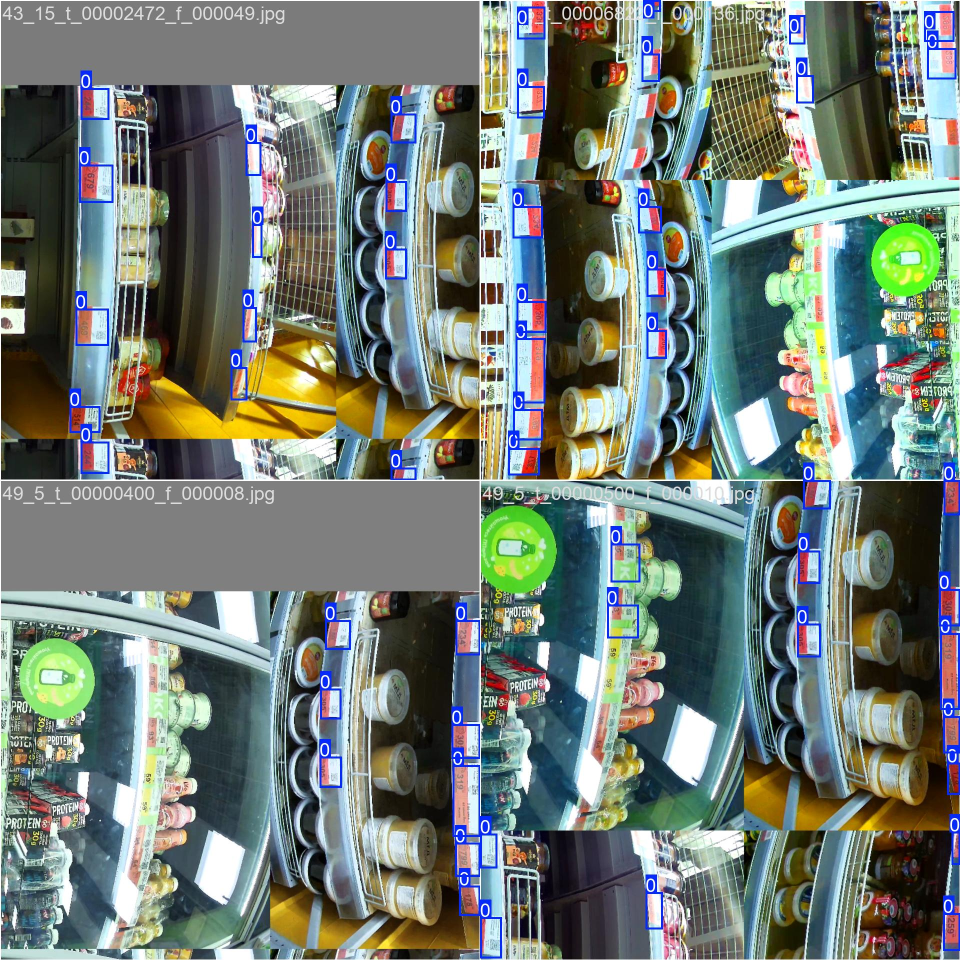
#> input picture runs/detect/price_tag_detector/train_batch0.jpg, 1920 x 1920 px (shown at 1/2 size)
$ python -i color_detector.py   (imports and definitions only)
#> lines starting #> are read from the running program, lines starting #| are printed output that depends on the picture; after the words box and inside, x2 and y2 are one past the last pixel; in counts of white or black regions, pixels touching at a corner belong together
#> further down, picture is the input picture: shape (1920, 1920, 3); mean B, G, R 117.1, 123.9, 113.7
from __future__ import annotations

from dataclasses import dataclass
from typing import Any

import cv2
import numpy as np


UNKNOWN_VALUE = "-"


@dataclass(frozen=True)
class ColorDetectionResult:
    color: str
    confidence: float
    ratios: dict[str, float]


def detect_price_tag_color(image: np.ndarray) -> ColorDetectionResult:
    """
    Определяет основной цвет ценника по crop.

    Возвращает:
    - белый
    - желтый
    - красный
    - смешанный
    - -
    """

    if image is None or image.size == 0:
        return ColorDetectionResult(
            color=UNKNOWN_VALUE,
            confidence=0.0,
            ratios={},
        )

    image = _ensure_bgr(image)

    # Слишком большой crop уменьшаем для скорости.
    max_side = 900
    height, width = image.shape[:2]

    if max(height, width) > max_side:
        scale = max_side / max(height, width)
        image = cv2.resize(
            image,
            (int(width * scale), int(height * scale)),
            interpolation=cv2.INTER_AREA,
        )

    hsv = cv2.cvtColor(image, cv2.COLOR_BGR2HSV)
#> hsv: shape (900, 900, 3); mean H, S, V 63.9, 88.7, 138.8

    h, s, v = cv2.split(hsv)

    # Игнорируем совсем темные области: текст, тени, фон.
    valid_mask = v > 55
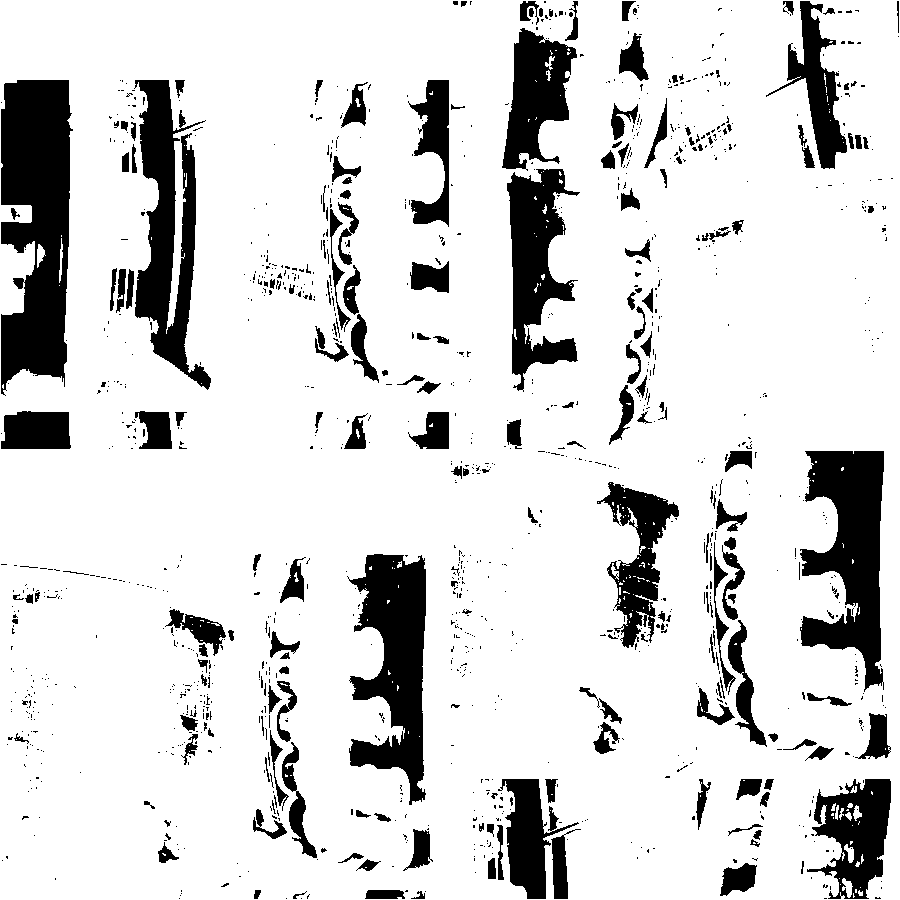
#> valid_mask: shape (900, 900) bool; 84.4% white; 1245 black regions (1042 under 20 px), largest, box (x1, y1, x2, y2) and area: (1, 80, 73, 396) 17202, (800, 451, 884, 692) 11888, (347, 554, 426, 805) 11504

    if np.mean(valid_mask) < 0.05:
        return ColorDetectionResult(
            color=UNKNOWN_VALUE,
            confidence=0.0,
            ratios={},
        )

    white_mask = (
        (s < 65)
        & (v > 145)
        & valid_mask
    )
#> white_mask: shape (900, 900) bool; 23.6% white; 1883 white regions (1471 under 20 px), largest, box (x1, y1, x2, y2) and area: (0, 0, 753, 900) 56871, (605, 0, 900, 748) 26717, (290, 554, 396, 861) 9541

    yellow_mask = (
        (h >= 15)
        & (h <= 42)
        & (s > 55)
        & (v > 80)
        & valid_mask
    )
#> yellow_mask: shape (900, 900) bool; 9.7% white; 1193 white regions (882 under 20 px), largest, box (x1, y1, x2, y2) and area: (113, 300, 353, 416) 13025, (661, 1, 746, 169) 5530, (336, 775, 450, 892) 3673

    red_mask_1 = (
        (h <= 12)
        & (s > 55)
        & (v > 75)
        & valid_mask
    )
#> red_mask_1: shape (900, 900) bool; 2.2% white; 816 white regions (670 under 20 px), largest, box (x1, y1, x2, y2) and area: (884, 596, 897, 661) 692, (735, 331, 767, 390) 614, (427, 720, 439, 774) 597

    red_mask_2 = (
        (h >= 165)
        & (h <= 179)
        & (s > 55)
        & (v > 75)
        & valid_mask
    )
#> red_mask_2: shape (900, 900) bool; 1.2% white; 538 white regions (448 under 20 px), largest, box (x1, y1, x2, y2) and area: (77, 157, 92, 186) 256, (622, 863, 636, 899) 232, (886, 858, 898, 885) 228

    red_mask = red_mask_1 | red_mask_2
#> red_mask: shape (900, 900) bool; 3.4% white; 703 white regions (521 under 20 px), largest, box (x1, y1, x2, y2) and area: (735, 331, 767, 390) 810, (883, 596, 898, 662) 771, (579, 636, 609, 685) 734

    # Цветная нижняя часть ценника важнее, поэтому считаем еще нижнюю половину.
    bottom = hsv[hsv.shape[0] // 2 :, :, :]
#> bottom: shape (450, 900, 3); mean H, S, V 66.3, 82.9, 134.7
    bh, bs, bv = cv2.split(bottom)
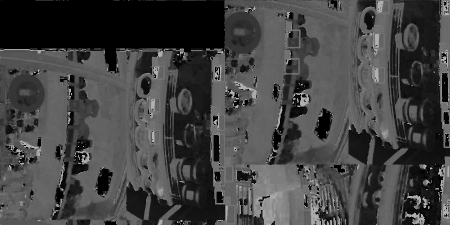
#> bh: shape (450, 900) (shown at 1/2 size); min 0, max 179, mean 66.3
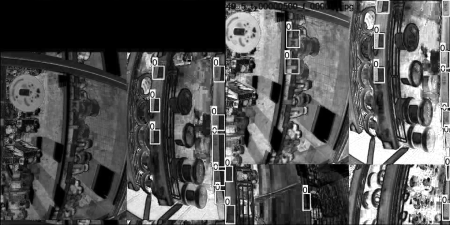
#> bs: shape (450, 900) (shown at 1/2 size); min 0, max 255, mean 82.9
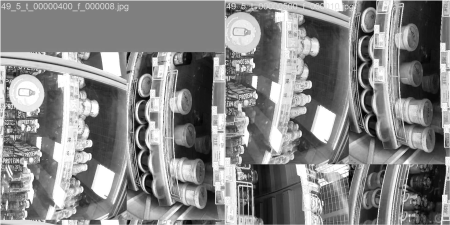
#> bv: shape (450, 900) (shown at 1/2 size); min 1, max 255, mean 134.7
    bottom_valid = bv > 55
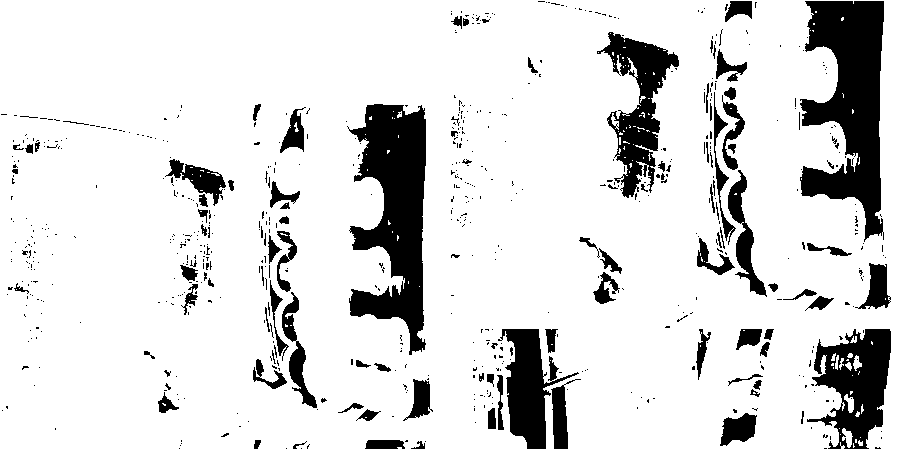
#> bottom_valid: shape (450, 900) bool; 85.8% white; 678 black regions (578 under 20 px), largest, box (x1, y1, x2, y2) and area: (800, 1, 884, 242) 11888, (347, 104, 426, 355) 11504, (807, 329, 891, 449) 5555

    bottom_yellow = (
        (bh >= 15)
        & (bh <= 42)
        & (bs > 55)
        & (bv > 80)
        & bottom_valid
    )
#> bottom_yellow: shape (450, 900) bool; 7% white; 464 white regions (341 under 20 px), largest, box (x1, y1, x2, y2) and area: (336, 325, 450, 442) 3673, (786, 242, 890, 353) 3517, (697, 268, 738, 329) 1693

    bottom_red = (
        (
            ((bh <= 12) | ((bh >= 165) & (bh <= 179)))
            & (bs > 55)
            & (bv > 75)
            & bottom_valid
        )
    )
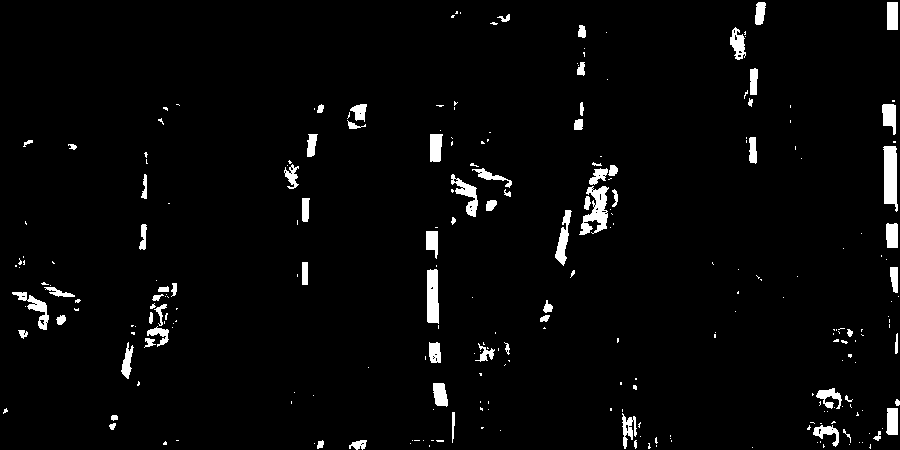
#> bottom_red: shape (450, 900) bool; 3.1% white; 259 white regions (183 under 20 px), largest, box (x1, y1, x2, y2) and area: (883, 146, 898, 212) 771, (579, 186, 609, 235) 734, (427, 269, 439, 324) 604

    valid_count = max(int(np.sum(valid_mask)), 1)
#> valid_count = 683279
    bottom_valid_count = max(int(np.sum(bottom_valid)), 1)
#> bottom_valid_count = 347292

    white_ratio = float(np.sum(white_mask) / valid_count)
#> white_ratio = 0.28
    yellow_ratio = float(np.sum(yellow_mask) / valid_count)
#> yellow_ratio = 0.115
    red_ratio = float(np.sum(red_mask) / valid_count)
#> red_ratio = 0.0405

    bottom_yellow_ratio = float(np.sum(bottom_yellow) / bottom_valid_count)
#> bottom_yellow_ratio = 0.0815
    bottom_red_ratio = float(np.sum(bottom_red) / bottom_valid_count)
#> bottom_red_ratio = 0.0364

    # Усиливаем нижний цветной блок, потому что у промо-ценников цвет часто снизу.
    yellow_score = max(yellow_ratio, bottom_yellow_ratio * 0.9)
#> yellow_score = 0.115
    red_score = max(red_ratio, bottom_red_ratio * 0.9)
#> red_score = 0.0405
    white_score = white_ratio
#> white_score = 0.28

    ratios = {
        "white_ratio": round(white_ratio, 4),
        "yellow_ratio": round(yellow_ratio, 4),
        "red_ratio": round(red_ratio, 4),
        "bottom_yellow_ratio": round(bottom_yellow_ratio, 4),
        "bottom_red_ratio": round(bottom_red_ratio, 4),
        "white_score": round(white_score, 4),
        "yellow_score": round(yellow_score, 4),
        "red_score": round(red_score, 4),
    }
#> ratios = {'white_ratio': 0.28, 'yellow_ratio': 0.115, 'red_ratio': 0.0405, 'bottom_yellow_ratio': 0.0815, 'bottom_red_ratio': 0.0364, 'white_score': 0.28, 'yellow_score': 0.115, 'red_score': 0.0405}

    colored_score = max(yellow_score, red_score)
#> colored_score = 0.115

    if red_score >= 0.10 and yellow_score >= 0.10:
        return ColorDetectionResult(
            color="смешанный",
            confidence=min(1.0, red_score + yellow_score),
            ratios=ratios,
        )

    if red_score >= 0.08 and red_score >= yellow_score * 1.15:
        return ColorDetectionResult(
            color="красный",
            confidence=min(1.0, red_score * 2.5),
            ratios=ratios,
        )

    if yellow_score >= 0.08 and yellow_score >= red_score * 1.05:
        return ColorDetectionResult(
            color="желтый",
            confidence=min(1.0, yellow_score * 2.5),
            ratios=ratios,
        )

    if white_score >= 0.25 and colored_score < 0.08:
        return ColorDetectionResult(
            color="белый",
            confidence=min(1.0, white_score * 1.5),
            ratios=ratios,
        )

    return ColorDetectionResult(
        color=UNKNOWN_VALUE,
        confidence=max(white_score, yellow_score, red_score),
        ratios=ratios,
    )


def _ensure_bgr(image: np.ndarray) -> np.ndarray:
    if len(image.shape) == 2:
        return cv2.cvtColor(image, cv2.COLOR_GRAY2BGR)

    if image.shape[2] == 4:
        return cv2.cvtColor(image, cv2.COLOR_BGRA2BGR)

    return image

>>> import cv2
>>> picture = cv2.imread('../../runs/detect/price_tag_detector/train_batch0.jpg')
>>> result = detect_price_tag_color(picture)
